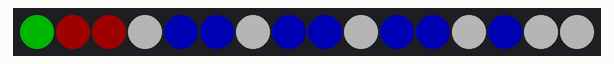
Bench run of a sketch on a simulated Arduino Uno, built with avr-gcc and run on an emulated ATmega328P. Parts: 16 RGB LEDs in strip order, left to right. Dim RGB values are drawn brighter than linear; colours are those a GRB WS2812 strip shows for the declared byte order.

Above: at 2.9 s.
At 6.72 s:
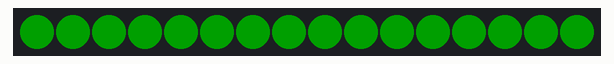
At 17.49 s:
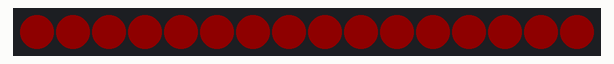
At 31.6 s:
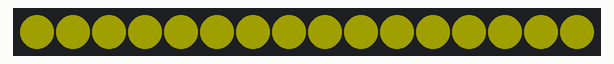

The sketch:

Fast2Dev_16strips.ino
```cpp
// Uncomment this line if you have any interrupts that are changing pins - this causes the library to be a little bit more cautious
// #define FAST_SPI_INTERRUPTS_WRITE_PINS 1

// Uncomment this line to force always using software, instead of hardware, SPI (why?)
// #define FORCE_SOFTWARE_SPI 1

// Uncomment this line if you want to talk to DMX controllers
// #define FASTSPI_USE_DMX_SIMPLE 1

#include "FastLED.h"


////////////////////////////////////////////////////////////////////////////////////////////////////
//
// test code
//
//////////////////////////////////////////////////

// How many leds are in the strip?
#define NUM_LEDS 16

// Data pin that led data will be written out over
#define DATA_PIN 6

CRGB leds[NUM_LEDS];

void setup() {
	// sanity check delay - allows reprogramming if accidently blowing power w/leds
   	delay(2000);

   	// For safety (to prevent too high of a power draw), the test case defaults to
   	// setting brightness to 25% brightness
   	LEDS.setBrightness(64);
        //LEDS.setBrightness(84);

        LEDS.addLeds<WS2812B, DATA_PIN>(leds, NUM_LEDS);
   	// LEDS.addLeds<WS2811, 13>(leds, NUM_LEDS);
   	// LEDS.addLeds<TM1809, 13>(leds, NUM_LEDS);
   	// LEDS.addLeds<UCS1903, 13>(leds, NUM_LEDS);
   	// LEDS.addLeds<TM1803, 13>(leds, NUM_LEDS);

   	// LEDS.addLeds<P9813>(leds, NUM_LEDS);
 // 	CLEDController *pLed = new ClocklessController_Trinket<4, NS(400), NS(400), NS(450), GRB>();
 //  	LEDS.addLeds(pLed, leds, NUM_LEDS);
   	// LEDS.addLeds<LPD8806>(leds, NUM_LEDS);
	// LEDS.addLeds<WS2801>(leds, NUM_LEDS);
   	// LEDS.addLeds<SM16716>(leds, NUM_LEDS);

   	// LEDS.addLeds<WS2811, 11>(leds, NUM_LEDS);

	// Put ws2801 strip on the hardware SPI pins with a BGR ordering of rgb and limited to a 1Mhz data rate
	// LEDS.addLeds<WS2801, 11, 13, BGR, DATA_RATE_MHZ(1)>(leds, NUM_LEDS);

   	// LEDS.addLeds<LPD8806, 10, 11>(leds, NUM_LEDS);
   	// LEDS.addLeds<WS2811, 13, BRG>(leds, NUM_LEDS);
   	// LEDS.addLeds<LPD8806, BGR>(leds, NUM_LEDS);
}

void loop() {
	for(int i = 0; i < 3; i++) {
		for(int iLed = 0; iLed < NUM_LEDS; iLed++) {
			memset(leds, 0,  NUM_LEDS * sizeof(struct CRGB));

			switch(i) {
				// You can access the rgb values by field r, g, b
			 	case 0: leds[iLed].r = 128; break;

			 	// or by indexing into the led (r==0, g==1, b==2)
			 	case 1: leds[iLed][i] = 128; break;

			 	// or by setting the rgb values for the pixel all at once
			 	case 2: leds[iLed] = CRGB(0, 0, 128); break;
			}

			// and now, show your led array!
			LEDS.show();
			delay(50);
		}
    //  white
   leds[0] = CRGB::Red;
   leds[1] = CRGB::Green;
   leds[2] = CRGB::Green;
   leds[3] = CRGB::White;
   leds[4] = CRGB::Blue;
   leds[5] = CRGB::Blue;
   leds[6] = CRGB::White;
   leds[7] = CRGB::Blue;
   leds[8] = CRGB::Blue;
   leds[9] = CRGB::White;
   leds[10] = CRGB::Blue;
   leds[11] = CRGB::Blue;
   leds[12] = CRGB::White;
   leds[13] = CRGB::Blue;
   leds[14] = CRGB::White;
   leds[15] = CRGB::White;
   FastLED.show();
   delay(500);
   leds[0] = CRGB::Black;
   leds[1] = CRGB::Black;
   leds[2] = CRGB::Black;
   leds[3] = CRGB::Black;
   leds[4] = CRGB::Black;
   leds[5] = CRGB::Black;
   leds[6] = CRGB::Black;
   leds[7] = CRGB::Black;
   leds[8] = CRGB::Black;
   leds[9] = CRGB::Black;
   leds[10] = CRGB::Black;
   leds[11] = CRGB::Black;
   leds[12] = CRGB::Black;
   leds[13] = CRGB::Black;
   leds[14] = CRGB::Black;
   leds[15] = CRGB::Black;
   FastLED.show();
   delay(500);
   leds[0] = CRGB::Red;
   leds[1] = CRGB::Green;
   leds[2] = CRGB::Green;
   leds[3] = CRGB::White;
   leds[4] = CRGB::Blue;
   leds[5] = CRGB::Blue;
   leds[6] = CRGB::White;
   leds[7] = CRGB::Blue;
   leds[8] = CRGB::Blue;
   leds[9] = CRGB::White;
   leds[10] = CRGB::Blue;
   leds[11] = CRGB::Blue;
   leds[12] = CRGB::White;
   leds[13] = CRGB::Blue;
   leds[14] = CRGB::White;
   leds[15] = CRGB::White;
   FastLED.show();
   delay(500);
   leds[0] = CRGB::Black;
   leds[1] = CRGB::Black;
   leds[2] = CRGB::Black;
   leds[3] = CRGB::Black;
   leds[4] = CRGB::Black;
   leds[5] = CRGB::Black;
   leds[6] = CRGB::Black;
   leds[7] = CRGB::Black;
   leds[8] = CRGB::Black;
   leds[9] = CRGB::Black;
   leds[10] = CRGB::Black;
   leds[11] = CRGB::Black;
   leds[12] = CRGB::Black;
   leds[13] = CRGB::Black;
   leds[14] = CRGB::Black;
   leds[15] = CRGB::Black;
   FastLED.show();
   delay(500);

		// yellow
	       LEDS.showColor(CRGB(128, 128, 0));
	       delay(500);

		//fade  up
		for(int x = 0; x < 128; x++) {
			// The showColor method sets all the leds in the strip to the same color
			LEDS.showColor(CRGB(x, 0, 0));

			delay(10);
		}

		// fade down
		for(int x = 128; x >= 0; x--) {
			LEDS.showColor(CRGB(x, 0, 0));

			delay(10);
		}

		// let's fade up by scaling the brightness
		for(int scale = 0; scale < 128; scale++) {
			LEDS.showColor(CRGB(0, 128, 0), scale);
			delay(10);
		}

		// let's fade down by scaling the brightness
		for(int scale = 128; scale > 0; scale--) {
			LEDS.showColor(CRGB(0, 128, 0), scale);
			delay(10);
		}

	}

}
```

Measured:
- what the display in image 0 shows lasts 0.5 s, from 2.8 s to 3.3 s
